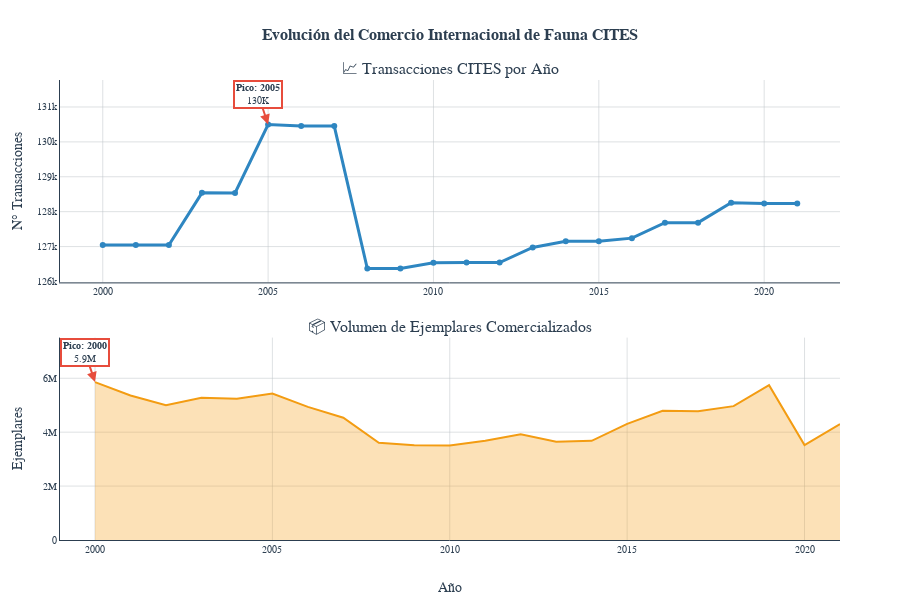
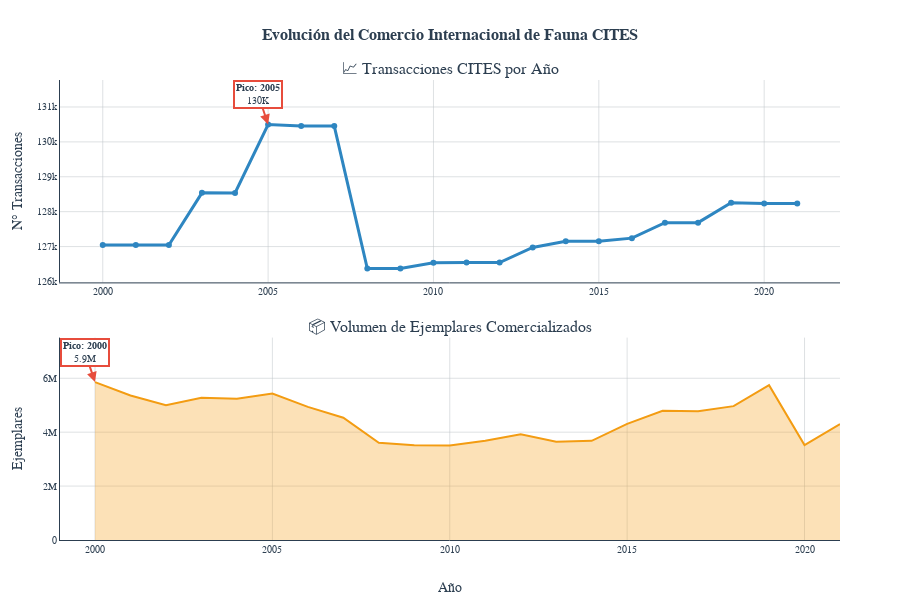
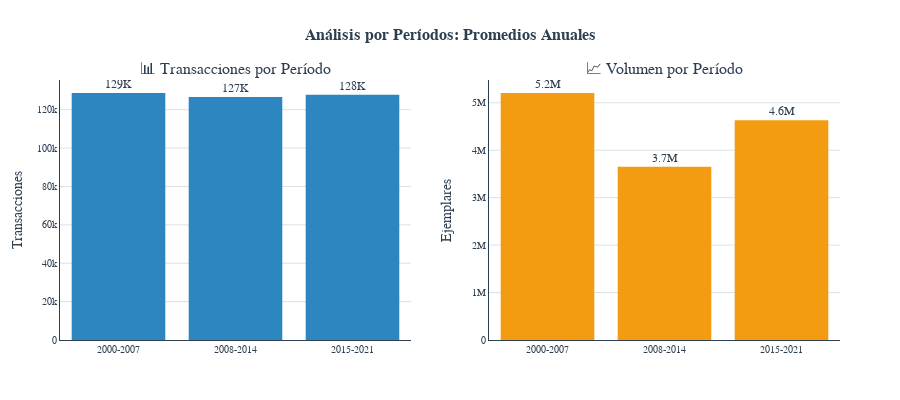

The code cell stored with these charts, in order, in its notebook:
### Markdown cell above
## INTERPRETACIÓN DE RESULTADOS

### Hallazgo Crítico
El análisis revela que **95.5% de las transacciones no tienen cantidad especificada**, lo que indica:

1. **Limitación en el registro**: La mayoría de transacciones CITES no reportan cantidades específicas
2. **Dos perspectivas de análisis**:
   - **Frecuencia**: Todas las transacciones (2.8M registros) - Indica actividad comercial
   - **Volumen**: Solo transacciones con cantidad (126K registros) - Indica volumen real

### Implicaciones Analíticas
- **Análisis de frecuencia**: Mejor para entender patrones comerciales, rutas y especies más comercializadas
- **Análisis de volumen**: Mejor para entender impacto cuantitativo y sostenibilidad

### Code cell
# =====================================================================================
# DASHBOARD 1: ANÁLISIS TEMPORAL OPTIMIZADO PARA DIAPOSITIVAS
# =====================================================================================

def crear_dashboard_temporal_slides(datasets_analisis):
    """
    Dashboard temporal optimizado para diapositivas: conciso, impactful y profesional
    """
    
    df_completo = datasets_analisis["df_completo"]
    df_volumen = datasets_analisis["df_volumen"]
    
    print("📊 DASHBOARD TEMPORAL: TENDENCIAS CITES 2000-2021")
    print("=" * 60)
    
    # Preparar datos
    frecuencia_anual = df_completo.groupby("Año").size()
    volumen_anual = df_volumen.groupby("Año")["Cantidad"].sum()
    
    # Calcular métricas clave
    años = frecuencia_anual.index
    año_inicio, año_fin = años[0], años[-1]
    crecimiento_freq = ((frecuencia_anual.iloc[-1] / frecuencia_anual.iloc[0]) - 1) * 100
    año_pico_freq = frecuencia_anual.idxmax()
    año_pico_vol = volumen_anual.idxmax()
    
    # =============================================================================
    # GRÁFICO 1: EVOLUCIÓN DUAL CON TENDENCIAS
    # =============================================================================
    
    fig1 = make_subplots(
        rows=2, cols=1,
        subplot_titles=(
            "📈 Transacciones CITES por Año", 
            "📦 Volumen de Ejemplares Comercializados"
        ),
        vertical_spacing=0.12,
        specs=[[{"secondary_y": False}], [{"secondary_y": False}]]
    )
    
    # Gráfico de frecuencia con línea de tendencia
    fig1.add_trace(
        go.Scatter(
            x=años, 
            y=frecuencia_anual.values,
            mode='lines+markers',
            name='Transacciones',
            line=dict(color=SLIDE_COLORS["primary"], width=3),
            marker=dict(size=6, color=SLIDE_COLORS["primary"]),
            hovertemplate="<b>%{x}</b><br>Transacciones: %{y:,.0f}<extra></extra>"
        ),
        row=1, col=1
    )
    
    # Gráfico de volumen con área
    fig1.add_trace(
        go.Scatter(
            x=volumen_anual.index,
            y=volumen_anual.values,
            mode='lines',
            name='Volumen',
            fill='tozeroy',
            line=dict(color=SLIDE_COLORS["secondary"], width=2),
            fillcolor=f"rgba({int(SLIDE_COLORS['secondary'][1:3], 16)}, {int(SLIDE_COLORS['secondary'][3:5], 16)}, {int(SLIDE_COLORS['secondary'][5:7], 16)}, 0.3)",
            hovertemplate="<b>%{x}</b><br>Ejemplares: %{y:,.0f}<extra></extra>"
        ),
        row=2, col=1
    )
    
    # Destacar años pico
    fig1.add_annotation(
        x=año_pico_freq, y=frecuencia_anual[año_pico_freq],
        text=f"<b>Pico: {año_pico_freq}</b><br>{format_number(frecuencia_anual[año_pico_freq])}",
        showarrow=True, arrowhead=2, arrowsize=1, arrowwidth=2,
        arrowcolor=SLIDE_COLORS["accent"], bgcolor="white",
        bordercolor=SLIDE_COLORS["accent"], borderwidth=2,
        font=dict(size=10), row=1, col=1
    )
    
    fig1.add_annotation(
        x=año_pico_vol, y=volumen_anual[año_pico_vol],
        text=f"<b>Pico: {año_pico_vol}</b><br>{format_number(volumen_anual[año_pico_vol])}",
        showarrow=True, arrowhead=2, arrowsize=1, arrowwidth=2,
        arrowcolor=SLIDE_COLORS["accent"], bgcolor="white",
        bordercolor=SLIDE_COLORS["accent"], borderwidth=2,
        font=dict(size=10), row=2, col=1
    )
    
    fig1.update_layout(
        title="<b>Evolución del Comercio Internacional de Fauna CITES</b>",
        height=600,
        showlegend=False,
        template="slide_template"
    )
    
    fig1.update_xaxes(title_text="Año", row=2, col=1)
    fig1.update_yaxes(title_text="N° Transacciones", row=1, col=1)
    fig1.update_yaxes(title_text="Ejemplares", row=2, col=1)
    
    fig1.show()
    
    # =============================================================================
    # GRÁFICO 2: COMPARATIVA CONCENTRADA (INDICADORES CLAVE)
    # =============================================================================
    
    # Calcular períodos clave
    periodo_1 = frecuencia_anual.loc[2000:2007].mean()
    periodo_2 = frecuencia_anual.loc[2008:2014].mean()
    periodo_3 = frecuencia_anual.loc[2015:2021].mean()
    
    vol_periodo_1 = volumen_anual.loc[2000:2007].mean() if len(volumen_anual.loc[2000:2007]) > 0 else 0
    vol_periodo_2 = volumen_anual.loc[2008:2014].mean() if len(volumen_anual.loc[2008:2014]) > 0 else 0
    vol_periodo_3 = volumen_anual.loc[2015:2021].mean() if len(volumen_anual.loc[2015:2021]) > 0 else 0
    
    fig2 = make_subplots(
        rows=1, cols=2,
        subplot_titles=("📊 Transacciones por Período", "📈 Volumen por Período"),
        specs=[[{"type": "bar"}, {"type": "bar"}]]
    )
    
    periodos = ["2000-2007", "2008-2014", "2015-2021"]
    freq_periodos = [periodo_1, periodo_2, periodo_3]
    vol_periodos = [vol_periodo_1, vol_periodo_2, vol_periodo_3]
    
    # Barras de frecuencia
    fig2.add_trace(
        go.Bar(
            x=periodos,
            y=freq_periodos,
            name="Transacciones",
            marker_color=SLIDE_COLORS["primary"],
            text=[format_number(x) for x in freq_periodos],
            textposition="outside",
            hovertemplate="<b>%{x}</b><br>Promedio: %{y:,.0f}<extra></extra>"
        ),
        row=1, col=1
    )
    
    # Barras de volumen
    fig2.add_trace(
        go.Bar(
            x=periodos,
            y=vol_periodos,
            name="Volumen",
            marker_color=SLIDE_COLORS["secondary"],
            text=[format_number(x) for x in vol_periodos],
            textposition="outside",
            hovertemplate="<b>%{x}</b><br>Promedio: %{y:,.0f}<extra></extra>"
        ),
        row=1, col=2
    )
    
    fig2.update_layout(
        title="<b>Análisis por Períodos: Promedios Anuales</b>",
        height=400,
        showlegend=False,
        template="slide_template"
    )
    
    fig2.update_yaxes(title_text="Transacciones", row=1, col=1)
    fig2.update_yaxes(title_text="Ejemplares", row=1, col=2)
    
    fig2.show()
    
    # =============================================================================
    # INSIGHTS EJECUTIVOS CONDENSADOS
    # =============================================================================
    
    print("\n🎯 INSIGHTS CLAVE PARA DIAPOSITIVAS:")
    print("─" * 50)
    
    # Insight 1: Tendencia general
    tendencia = "📈 CRECIENTE" if crecimiento_freq > 0 else "📉 DECRECIENTE"
    print(f"1. TENDENCIA {años[0]}-{años[-1]}: {tendencia}")
    print(f"   • Crecimiento total: {crecimiento_freq:+.1f}%")
    print(f"   • Promedio anual: {frecuencia_anual.mean():,.0f} transacciones")
    
    # Insight 2: Años críticos
    print(f"\n2. AÑOS CRÍTICOS:")
    print(f"   • Pico transacciones: {año_pico_freq} ({format_number(frecuencia_anual[año_pico_freq])})")
    print(f"   • Pico volumen: {año_pico_vol} ({format_number(volumen_anual[año_pico_vol])} ejemplares)")
    
    # Insight 3: Patrones por período
    cambio_reciente = ((periodo_3 - periodo_2) / periodo_2) * 100
    print(f"\n3. EVOLUCIÓN RECIENTE:")
    print(f"   • Cambio 2015-2021 vs 2008-2014: {cambio_reciente:+.1f}%")
    if cambio_reciente > 10:
        print("   • ⚠️ ACELERACIÓN significativa del comercio")
    elif cambio_reciente < -10:
        print("   • ✅ DESACELERACIÓN del comercio")
    else:
        print("   • ➡️ ESTABILIZACIÓN del comercio")
    
    return {
        "frecuencia_anual": frecuencia_anual,
        "volumen_anual": volumen_anual,
        "crecimiento_total": crecimiento_freq,
        "año_pico_freq": año_pico_freq,
        "año_pico_vol": año_pico_vol,
        "tendencia_reciente": cambio_reciente,
        "periodos": {
            "2000-2007": {"freq": periodo_1, "vol": vol_periodo_1},
            "2008-2014": {"freq": periodo_2, "vol": vol_periodo_2}, 
            "2015-2021": {"freq": periodo_3, "vol": vol_periodo_3}
        }
    }

# Generar dashboard temporal optimizado
print("🚀 Generando Dashboard Temporal Optimizado para Diapositivas...")
temporal_metrics = crear_dashboard_temporal_slides(datasets_analisis)

### Figure 1 — Plotly figure (JSON) as saved in the notebook; plotly's stock layout.template omitted (floating-point values rounded to 4 significant figures)
{"data": [{"hovertemplate": "<b>%{x}</b><br>Transacciones: %{y:,.0f}<extra></extra>", "line": {"color": "#2E86C1", "width": 3}, "marker": {"color": "#2E86C1", "size": 6}, "mode": "lines+markers", "name": "Transacciones", "type": "scatter", "x": [2000, 2001, 2002, 2003, 2004, 2005, 2006, 2007, 2008, 2009, 2010, 2011, 2012, 2013, 2014, 2015, 2016, 2017, 2018, 2019, 2020, 2021], "xaxis": "x", "y": [127047, 127047, 127047, 128539, 128538, 130498, 130454, 130454, 126371, 126371, 126539, 126543, 126543, 126975, 127150, 127150, 127242, 127686, 127686, 128255, 128231, 128231], "yaxis": "y"}, {"fill": "tozeroy", "fillcolor": "rgba(243, 156, 18, 0.3)", "hovertemplate": "<b>%{x}</b><br>Ejemplares: %{y:,.0f}<extra></extra>", "line": {"color": "#F39C12", "width": 2}, "mode": "lines", "name": "Volumen", "type": "scatter", "x": [2000, 2001, 2002, 2003, 2004, 2005, 2006, 2007, 2008, 2009, 2010, 2011, 2012, 2013, 2014, 2015, 2016, 2017, 2018, 2019, 2020, 2021], "xaxis": "x2", "y": [5858000.0, 5359000.0, 5001000.0, 5276000.0, 5241000.0, 5436000.0, 4940000.0, 4538000.0, 3608000.0, 3514000.0, 3507000.0, 3682000.0, 3927000.0, 3648000.0, 3679000.0, 4310000.0, 4795000.0, 4775000.0, 4966000.0, 5745000.0, 3520000.0, 4303000.0], "yaxis": "y2"}], "layout": {"annotations": [{"font": {"size": 16}, "showarrow": false, "text": "📈 Transacciones CITES por Año", "x": 0.5, "xanchor": "center", "xref": "paper", "y": 1, "yanchor": "bottom", "yref": "paper"}, {"font": {"size": 16}, "showarrow": false, "text": "📦 Volumen de Ejemplares Comercializados", "x": 0.5, "xanchor": "center", "xref": "paper", "y": 0.44, "yanchor": "bottom", "yref": "paper"}, {"arrowcolor": "#E74C3C", "arrowhead": 2, "arrowsize": 1, "arrowwidth": 2, "bgcolor": "white", "bordercolor": "#E74C3C", "borderwidth": 2, "font": {"size": 10}, "showarrow": true, "text": "<b>Pico: 2005</b><br>130K", "x": 2005, "xref": "x", "y": 130498, "yref": "y"}, {"arrowcolor": "#E74C3C", "arrowhead": 2, "arrowsize": 1, "arrowwidth": 2, "bgcolor": "white", "bordercolor": "#E74C3C", "borderwidth": 2, "font": {"size": 10}, "showarrow": true, "text": "<b>Pico: 2000</b><br>5.9M", "x": 2000, "xref": "x2", "y": 5858000.0, "yref": "y2"}], "height": 600, "showlegend": false, "title": {"text": "<b>Evolución del Comercio Internacional de Fauna CITES</b>"}, "xaxis": {"anchor": "y", "domain": [0, 1]}, "xaxis2": {"anchor": "y2", "domain": [0, 1], "title": {"text": "Año"}}, "yaxis": {"anchor": "x", "domain": [0.56, 1], "title": {"text": "N° Transacciones"}}, "yaxis2": {"anchor": "x2", "domain": [0, 0.44], "title": {"text": "Ejemplares"}}}}

### Figure 2 — Plotly figure (JSON) as saved in the notebook; plotly's stock layout.template omitted (floating-point values rounded to 4 significant figures)
{"data": [{"hovertemplate": "<b>%{x}</b><br>Transacciones: %{y:,.0f}<extra></extra>", "line": {"color": "#2E86C1", "width": 3}, "marker": {"color": "#2E86C1", "size": 6}, "mode": "lines+markers", "name": "Transacciones", "type": "scatter", "x": [2000, 2001, 2002, 2003, 2004, 2005, 2006, 2007, 2008, 2009, 2010, 2011, 2012, 2013, 2014, 2015, 2016, 2017, 2018, 2019, 2020, 2021], "xaxis": "x", "y": [127047, 127047, 127047, 128539, 128538, 130498, 130454, 130454, 126371, 126371, 126539, 126543, 126543, 126975, 127150, 127150, 127242, 127686, 127686, 128255, 128231, 128231], "yaxis": "y"}, {"fill": "tozeroy", "fillcolor": "rgba(243, 156, 18, 0.3)", "hovertemplate": "<b>%{x}</b><br>Ejemplares: %{y:,.0f}<extra></extra>", "line": {"color": "#F39C12", "width": 2}, "mode": "lines", "name": "Volumen", "type": "scatter", "x": [2000, 2001, 2002, 2003, 2004, 2005, 2006, 2007, 2008, 2009, 2010, 2011, 2012, 2013, 2014, 2015, 2016, 2017, 2018, 2019, 2020, 2021], "xaxis": "x2", "y": [5858000.0, 5359000.0, 5001000.0, 5276000.0, 5241000.0, 5436000.0, 4940000.0, 4538000.0, 3608000.0, 3514000.0, 3507000.0, 3682000.0, 3927000.0, 3648000.0, 3679000.0, 4310000.0, 4795000.0, 4775000.0, 4966000.0, 5745000.0, 3520000.0, 4303000.0], "yaxis": "y2"}], "layout": {"annotations": [{"font": {"size": 16}, "showarrow": false, "text": "📈 Transacciones CITES por Año", "x": 0.5, "xanchor": "center", "xref": "paper", "y": 1, "yanchor": "bottom", "yref": "paper"}, {"font": {"size": 16}, "showarrow": false, "text": "📦 Volumen de Ejemplares Comercializados", "x": 0.5, "xanchor": "center", "xref": "paper", "y": 0.44, "yanchor": "bottom", "yref": "paper"}, {"arrowcolor": "#E74C3C", "arrowhead": 2, "arrowsize": 1, "arrowwidth": 2, "bgcolor": "white", "bordercolor": "#E74C3C", "borderwidth": 2, "font": {"size": 10}, "showarrow": true, "text": "<b>Pico: 2005</b><br>130K", "x": 2005, "xref": "x", "y": 130498, "yref": "y"}, {"arrowcolor": "#E74C3C", "arrowhead": 2, "arrowsize": 1, "arrowwidth": 2, "bgcolor": "white", "bordercolor": "#E74C3C", "borderwidth": 2, "font": {"size": 10}, "showarrow": true, "text": "<b>Pico: 2000</b><br>5.9M", "x": 2000, "xref": "x2", "y": 5858000.0, "yref": "y2"}], "height": 600, "showlegend": false, "title": {"text": "<b>Evolución del Comercio Internacional de Fauna CITES</b>"}, "xaxis": {"anchor": "y", "domain": [0, 1]}, "xaxis2": {"anchor": "y2", "domain": [0, 1], "title": {"text": "Año"}}, "yaxis": {"anchor": "x", "domain": [0.56, 1], "title": {"text": "N° Transacciones"}}, "yaxis2": {"anchor": "x2", "domain": [0, 0.44], "title": {"text": "Ejemplares"}}}}

### Figure 3 — Plotly figure (JSON) as saved in the notebook; plotly's stock layout.template omitted (floating-point values rounded to 4 significant figures)
{"data": [{"hovertemplate": "<b>%{x}</b><br>Promedio: %{y:,.0f}<extra></extra>", "marker": {"color": "#2E86C1"}, "name": "Transacciones", "text": ["129K", "127K", "128K"], "textposition": "outside", "type": "bar", "x": ["2000-2007", "2008-2014", "2015-2021"], "xaxis": "x", "y": [128703, 126600.0, 127783], "yaxis": "y"}, {"hovertemplate": "<b>%{x}</b><br>Promedio: %{y:,.0f}<extra></extra>", "marker": {"color": "#F39C12"}, "name": "Volumen", "text": ["5.2M", "3.7M", "4.6M"], "textposition": "outside", "type": "bar", "x": ["2000-2007", "2008-2014", "2015-2021"], "xaxis": "x2", "y": [5206000.0, 3652000.0, 4631000.0], "yaxis": "y2"}], "layout": {"annotations": [{"font": {"size": 16}, "showarrow": false, "text": "📊 Transacciones por Período", "x": 0.225, "xanchor": "center", "xref": "paper", "y": 1, "yanchor": "bottom", "yref": "paper"}, {"font": {"size": 16}, "showarrow": false, "text": "📈 Volumen por Período", "x": 0.775, "xanchor": "center", "xref": "paper", "y": 1, "yanchor": "bottom", "yref": "paper"}], "height": 400, "showlegend": false, "title": {"text": "<b>Análisis por Períodos: Promedios Anuales</b>"}, "xaxis": {"anchor": "y", "domain": [0, 0.45]}, "xaxis2": {"anchor": "y2", "domain": [0.55, 1]}, "yaxis": {"anchor": "x", "domain": [0, 1], "title": {"text": "Transacciones"}}, "yaxis2": {"anchor": "x2", "domain": [0, 1], "title": {"text": "Ejemplares"}}}}
